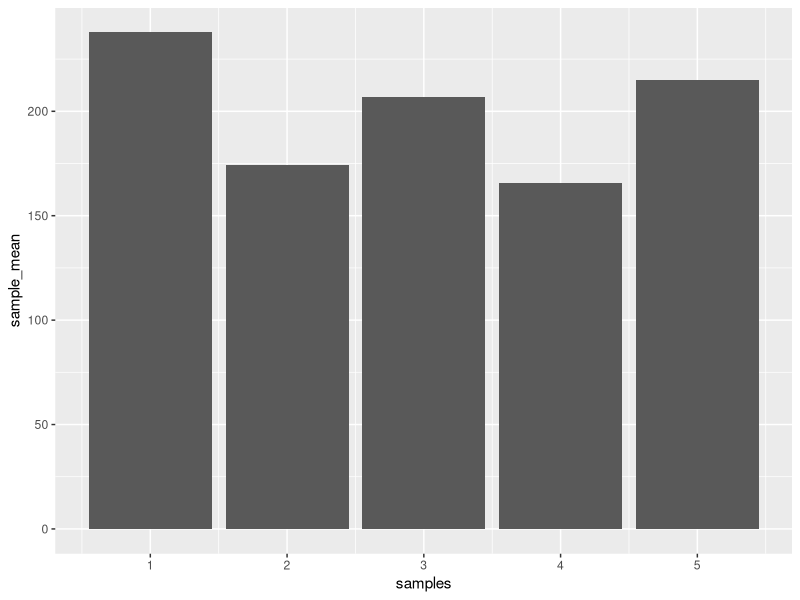
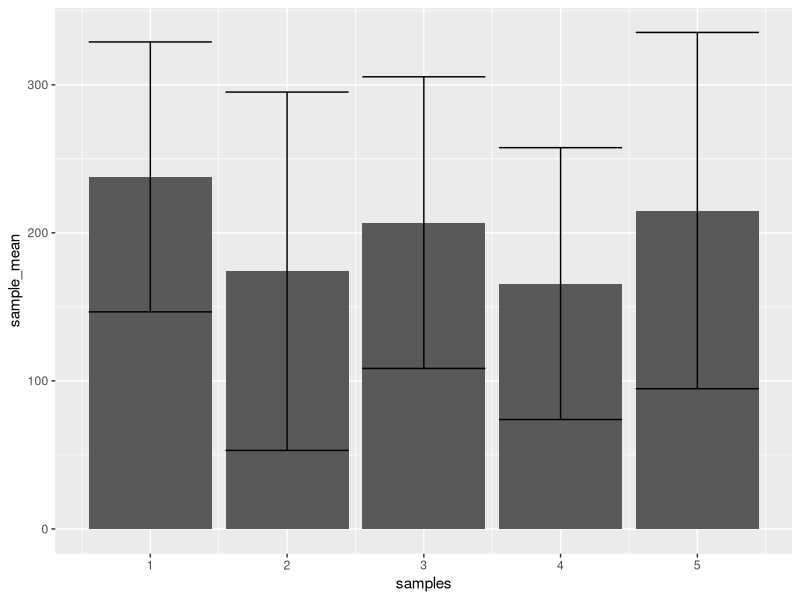
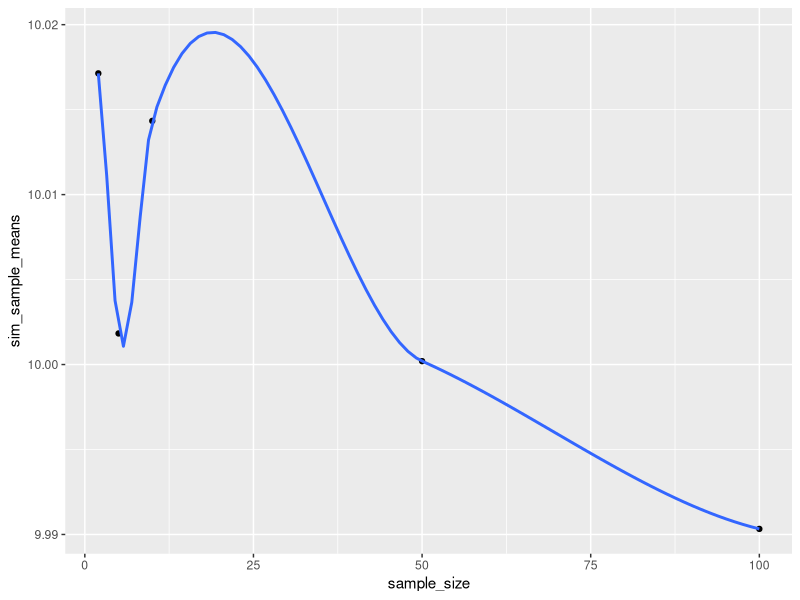

Generate these figures, in order, with R: (Note: this script raises an error after producing the figures.)
## ---- chunk 1
library(ggplot2)
library(dplyr)
## ---- chunk 2
observations<-rnorm(25*5, 200,100)
samples <- rep(1:5,each =25)
my_data <- data.frame(samples, observations)

means <- my_data %>%
  group_by(samples) %>%
  summarize(sample_mean = mean(observations), sd=sd(observations))

#sample_means
ggplot(means, aes(x = samples, y =sample_mean))+
  geom_bar(stat="identity")

#error bars added
ggplot(means, aes(x = samples, y =sample_mean))+
  geom_bar(stat="identity")+
  geom_errorbar(aes(ymin=sample_mean-sd, ymax=sample_mean+sd))
## ---- chunk 3
sample_size <- c(2,5,10,50,100)

sim_sample_means <- c()
for(i in 1:length(sample_size)){
  observations <- rnorm(sample_size[i]*10000,10,5)
  samples <- rep(1:10000, each = sample_size[i])
  my_data <- data.frame(samples,observations)
  summarized_data <- my_data %>%
    group_by(samples) %>%
    summarize(sample_means = mean(observations))
  
  sim_sample_means[i] <- mean(summarized_data$sample_means)
}
sim_data <- data.frame(sample_size, sim_sample_means)
ggplot(sim_data, aes(x=sample_size, y=sim_sample_means, group=1))+
  geom_point()+
    geom_smooth()
## ---- chunk 4
true_sd<-function(x){
  sum<-0
  for (i in x){
    sum<-((i-mean(x))^2)+sum
  }
  sqrt(sum/length(x))
}

sim_sample_sd <- c()
sim_sample_N<-c()
for(i in 1:length(sample_sizes)){
  observations <- rnorm(sample_size[i]*10000,10,5)
  samples <- rep(1:10000, each = sample_size[i])
  my_data <- data.frame(samples,observations)
  summarized_data <- my_data %>%
    group_by(samples) %>%
    summarize(sample_sd=sd(observations), sample_N=true_sd(observations))
  
  sim_sample_sd[i] <- mean(summarized_data$sample_sd)
  sim_sample_N[i]<-mean(summarized_data$sample_N)
}
sim_data <- data.frame(sample_size, sim_sample_sd, sim_sample_N)
ggplot(sim_data, aes(x=sample_size, y=sim_sample_sd, group=1))+
  geom_point()+
    geom_line() +
  coord_cartesian(ylim = c(0,10))

ggplot(sim_data, aes(x=sample_size, y=sim_sample_N), group=1)+
  geom_point()+
    geom_line() +
  coord_cartesian(ylim = c(0,10))
  
